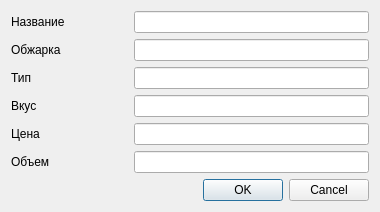
<?xml version="1.0" encoding="UTF-8"?>
<ui version="4.0">
 <class>DialogAddDevice</class>
 <widget class="QDialog" name="DialogAddDevice">
  <property name="geometry">
   <rect>
    <x>0</x>
    <y>0</y>
    <width>380</width>
    <height>197</height>
   </rect>
  </property>
  <property name="windowTitle">
   <string>Добавить</string>
  </property>
  <layout class="QGridLayout" name="gridLayout">
   <item row="2" column="1" colspan="2">
    <widget class="QLineEdit" name="TypeLineEdit"/>
   </item>
   <item row="2" column="0">
    <widget class="QLabel" name="label_4">
     <property name="text">
      <string>Тип</string>
     </property>
    </widget>
   </item>
   <item row="3" column="1" colspan="2">
    <widget class="QLineEdit" name="TasteLineEdit"/>
   </item>
   <item row="0" column="0">
    <widget class="QLabel" name="label_2">
     <property name="text">
      <string>Название</string>
     </property>
    </widget>
   </item>
   <item row="3" column="0">
    <widget class="QLabel" name="label_5">
     <property name="text">
      <string>Вкус</string>
     </property>
    </widget>
   </item>
   <item row="0" column="1" colspan="2">
    <widget class="QLineEdit" name="NameLineEdit"/>
   </item>
   <item row="1" column="1" colspan="2">
    <widget class="QLineEdit" name="RoastingLineEdit"/>
   </item>
   <item row="1" column="0">
    <widget class="QLabel" name="label_3">
     <property name="text">
      <string>Обжарка</string>
     </property>
    </widget>
   </item>
   <item row="4" column="1" colspan="2">
    <widget class="QLineEdit" name="PriceLineEdit"/>
   </item>
   <item row="4" column="0">
    <widget class="QLabel" name="label_6">
     <property name="text">
      <string>Цена</string>
     </property>
    </widget>
   </item>
   <item row="5" column="0">
    <widget class="QLabel" name="label_7">
     <property name="text">
      <string>Объем</string>
     </property>
    </widget>
   </item>
   <item row="5" column="1" colspan="2">
    <widget class="QLineEdit" name="SizeLineEdit"/>
   </item>
   <item row="6" column="0" colspan="3">
    <widget class="QDialogButtonBox" name="buttonBox">
     <property name="enabled">
      <bool>true</bool>
     </property>
     <property name="orientation">
      <enum>Qt::Horizontal</enum>
     </property>
     <property name="standardButtons">
      <set>QDialogButtonBox::Cancel|QDialogButtonBox::Ok</set>
     </property>
     <property name="centerButtons">
      <bool>false</bool>
     </property>
    </widget>
   </item>
  </layout>
 </widget>
 <resources/>
 <connections>
  <connection>
   <sender>buttonBox</sender>
   <signal>accepted()</signal>
   <receiver>DialogAddDevice</receiver>
   <slot>accept()</slot>
   <hints>
    <hint type="sourcelabel">
     <x>257</x>
     <y>138</y>
    </hint>
    <hint type="destinationlabel">
     <x>157</x>
     <y>274</y>
    </hint>
   </hints>
  </connection>
  <connection>
   <sender>buttonBox</sender>
   <signal>rejected()</signal>
   <receiver>DialogAddDevice</receiver>
   <slot>reject()</slot>
   <hints>
    <hint type="sourcelabel">
     <x>257</x>
     <y>138</y>
    </hint>
    <hint type="destinationlabel">
     <x>286</x>
     <y>274</y>
    </hint>
   </hints>
  </connection>
 </connections>
</ui>
